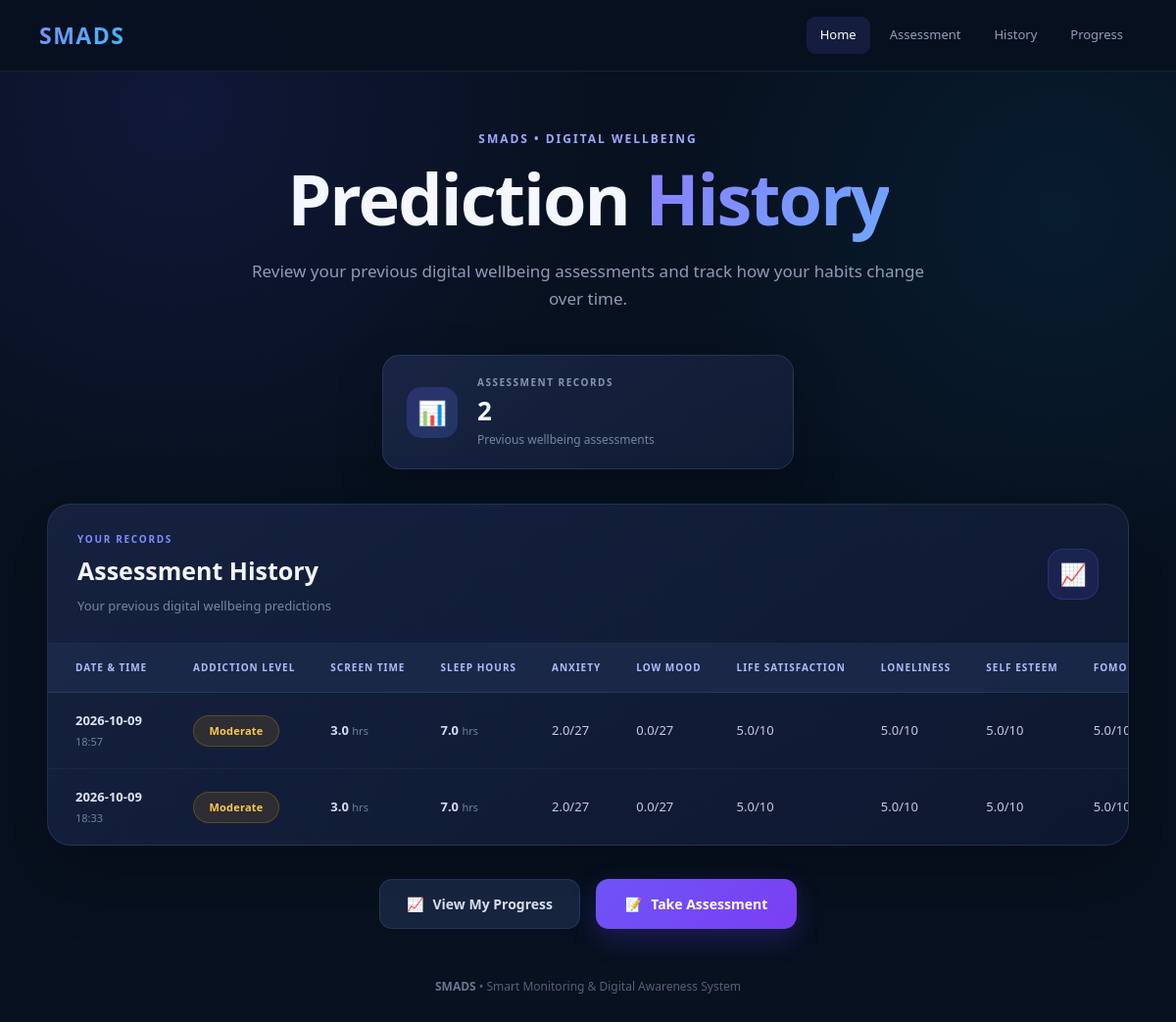
Screenshot of /history (signed in) with the database file from the repository.
### tables this page shows
CREATE TABLE predictions (

            id INTEGER PRIMARY KEY AUTOINCREMENT,

            user_id INTEGER NOT NULL,

            addiction_level TEXT NOT NULL,

            prediction_confidence REAL,

            daily_screen_hours REAL,

            avg_sleep_hours REAL,

            created_at TIMESTAMP DEFAULT CURRENT_TIMESTAMP, anxiety REAL, low_mood REAL, life_satisfaction REAL, loneliness REAL, self_esteem REAL, fomo REAL, social_comparison REAL, physical_activity REAL,

            FOREIGN KEY (user_id) REFERENCES users(id)

        );

### app.py (the view)
@app.route("/history")
@login_required
def history():
    connection = get_db_connection()
    predictions = connection.execute(
        """
        SELECT
            id,
            user_id,
            addiction_level,
            prediction_confidence,
            daily_screen_hours,
            avg_sleep_hours,
            anxiety,
            low_mood,
            life_satisfaction,
            loneliness,
            self_esteem,
            fomo,
            social_comparison,
            physical_activity,
            created_at
        FROM predictions
        WHERE user_id = ?
        ORDER BY created_at DESC
        """,
        (current_user.id,)
    ).fetchall()
    connection.close()
    return render_template(
        "history.html",
        predictions=predictions
    )

### app.py (called while the page is built)
def get_db_connection():
    connection = sqlite3.connect(
        "users.db"
    )
    connection.row_factory = sqlite3.Row
    return connection

@login_manager.user_loader
def load_user(user_id):
    connection = get_db_connection()
    user = connection.execute(
        """
        SELECT *
        FROM users
        WHERE id = ?
        """,
        (user_id,)
    ).fetchone()
    connection.close()
    if user:
        return User(
            user["id"],
            user["username"],
            user["email"]
        )
    return None

### templates/history.html (shortened to what this page needs)
<!DOCTYPE html>
<html lang="en">
<head>
    <link rel="stylesheet"
          href="{{ url_for('static', filename='style.css') }}">
</head>
<body>
<header class="main-header">
    <div class="header-content">
        <div class="logo">
            SMADS
        </div>
        <nav>
            <a href="{{ url_for('home') }}">
                Home
            </a>
            <a href="{{ url_for('assessment') }}">
                Assessment
            </a>
            <a href="{{ url_for('history') }}"
               class="active">
                History
            </a>
            <a href="{{ url_for('progress') }}">
                Progress
            </a>
        </nav>
    </div>
</header>
<main class="history-container">
    <section class="history-hero">
        <div class="history-eyebrow">
            SMADS • DIGITAL WELLBEING
        </div>
        <h1>
            Prediction
            <span>History</span>
        </h1>
        <p>
            Review your previous digital wellbeing assessments
            and track how your habits change over time.
        </p>
    </section>
    <section class="history-summary">
        <div class="summary-icon">
            📊
        </div>
        <div class="summary-content">
            <span>
                ASSESSMENT RECORDS
            </span>
            <strong>
                {{ predictions|length }}
            </strong>
            <p>
                Previous wellbeing assessments
            </p>
        </div>
    </section>
    <section class="history-card">
        <div class="history-card-header">
            <div>
                <div class="history-card-label">
                    YOUR RECORDS
                </div>
                <h2>
                    Assessment History
                </h2>
                <p>
                    Your previous digital wellbeing predictions
                </p>
            </div>
            <div class="history-card-icon">
                📈
            </div>
        </div>
        {% if predictions %}
        <div class="history-table-wrapper">
            <table class="history-table">
                <thead>
                    <tr>
                        <th>Date & Time</th>
                        <th>Addiction Level</th>
                        <th>Screen Time</th>
                        <th>Sleep Hours</th>
                        <th>Anxiety</th>
                        <th>Low Mood</th>
                        <th>Life Satisfaction</th>
                        <th>Loneliness</th>
                        <th>Self Esteem</th>
                        <th>FOMO</th>
                    </tr>
                </thead>
                <tbody>
                {% for prediction in predictions %}
                    <tr>
                        <td class="date-cell">
                            {% if prediction["created_at"] %}
                                <div class="date-main">
                                    {{ prediction["created_at"][:10] }}
                                </div>
                                <div class="date-time">
                                    {{ prediction["created_at"][11:16] }}
                                </div>
                            {% else %}
                                <span class="empty-value">
                                    —
                                </span>
                            {% endif %}
                        </td>
                        <td>
                            {% if prediction["addiction_level"] == "Low" %}
                                <span class="history-badge badge-low">
                                    Low
                                </span>
                            {% elif prediction["addiction_level"] == "Moderate" %}
                                <span class="history-badge badge-moderate">
                                    Moderate
                                </span>
                            {% elif prediction["addiction_level"] == "High" %}
                                <span class="history-badge badge-high">
                                    High
                                </span>
                            {% else %}
                                <span class="history-badge badge-default">
                                    {{ prediction["addiction_level"] or "Unknown" }}
                                </span>
                            {% endif %}
                        </td>
                        <td class="metric-cell">
                            {% if prediction["daily_screen_hours"] is not none %}
                                {{ "%.1f"|format(prediction["daily_screen_hours"]) }}
                                <span>hrs</span>
                            {% else %}
                                <span class="empty-value">—</span>
                            {% endif %}
                        </td>
                        <td class="metric-cell">
                            {% if prediction["avg_sleep_hours"] is not none %}
                                {{ "%.1f"|format(prediction["avg_sleep_hours"]) }}
                                <span>hrs</span>
                            {% else %}
                                <span class="empty-value">—</span>
                            {% endif %}
                        </td>
                        <td>
                            {% if prediction["anxiety"] is not none %}
                                {{ prediction["anxiety"] }}/27
                            {% else %}
                                <span class="empty-value">—</span>
                            {% endif %}
                        </td>
                        <td>
                            {% if prediction["low_mood"] is not none %}
                                {{ prediction["low_mood"] }}/27
                            {% else %}
                                <span class="empty-value">—</span>
                            {% endif %}
                        </td>
                        <td>
                            {% if prediction["life_satisfaction"] is not none %}
                                {{ prediction["life_satisfaction"] }}/10
                            {% else %}
                                <span class="empty-value">—</span>
                            {% endif %}
                        </td>
                        <td>
                            {% if prediction["loneliness"] is not none %}
                                {{ prediction["loneliness"] }}/10
                            {% else %}
                                <span class="empty-value">—</span>
                            {% endif %}
                        </td>
                        <td>
                            {% if prediction["self_esteem"] is not none %}
                                {{ prediction["self_esteem"] }}/10
                            {% else %}
                                <span class="empty-value">—</span>
                            {% endif %}
                        </td>
                        <td>
                            {% if prediction["fomo"] is not none %}
                                {{ prediction["fomo"] }}/10
                            {% else %}
                                <span class="empty-value">—</span>
                            {% endif %}
                        </td>
                    </tr>
                {% endfor %}
                </tbody>
            </table>
        </div>
        {% endif %}
    </section>
    <section class="history-actions">
        <a href="{{ url_for('progress') }}"
           class="history-secondary-button">
            📈
            <span>
                View My Progress
            </span>
        </a>
        <a href="{{ url_for('assessment') }}"
           class="history-primary-button">
            📝
            <span>
                Take Assessment
            </span>
        </a>
    </section>
    <footer class="history-footer">
        <strong>
            SMADS
        </strong>
        <span>
            • Smart Monitoring & Digital Awareness System
        </span>
    </footer>
</main>
</body>
</html>

### rows the page displays
predictions: created_at "2026-10-09", created_at "18:57", addiction_level "Moderate", daily_screen_hours "3.0", avg_sleep_hours "7.0", anxiety "2.0", low_mood "0.0", life_satisfaction "5.0", loneliness "5.0", self_esteem "5.0", fomo "5.0"
predictions: created_at "2026-10-09", created_at "18:33", addiction_level "Moderate", daily_screen_hours "3.0", avg_sleep_hours "7.0", anxiety "2.0", low_mood "0.0", life_satisfaction "5.0", loneliness "5.0", self_esteem "5.0", fomo "5.0"

### other values shown
{{ predictions|length }} "2"
